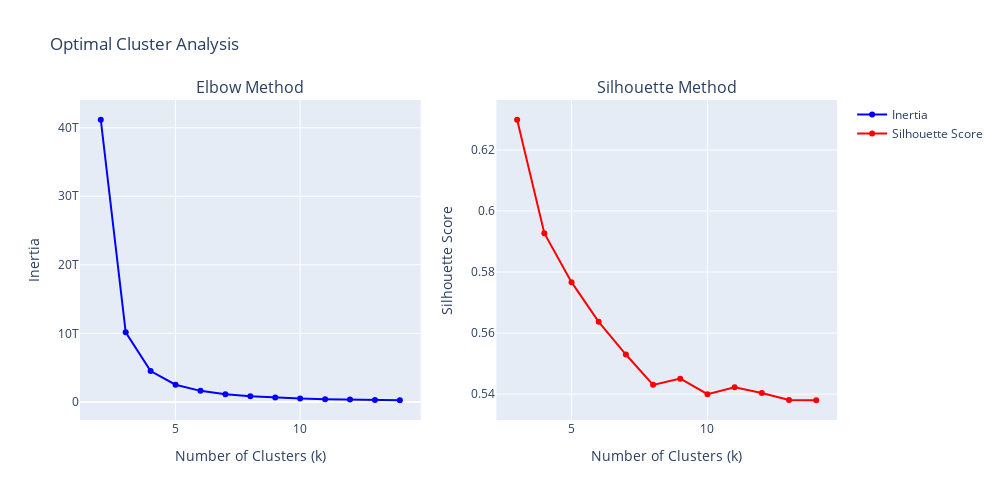

Notebook code for this chart:
### Code cell
# Creating subplots using plotly
fig = make_subplots(rows=1, cols=2, 
                   subplot_titles=('Elbow Method', 'Silhouette Method'))

# Add Elbow curve
fig.add_trace(
    go.Scatter(x=list(K[1:]), y=inertias, mode='lines+markers',
              name='Inertia', line=dict(color='blue')),
    row=1, col=1
)

# Add Silhouette curve
fig.add_trace(
    go.Scatter(x=list(K[2:]), y=silhouette_scores, mode='lines+markers',
              name='Silhouette Score', line=dict(color='red')),
    row=1, col=2
)

# Update layout
fig.update_layout(
    title_text="Optimal Cluster Analysis",
    showlegend=True,
    height=500,
    width=1000
)

# Update axes labels
fig.update_xaxes(title_text="Number of Clusters (k)", row=1, col=1)
fig.update_xaxes(title_text="Number of Clusters (k)", row=1, col=2)
fig.update_yaxes(title_text="Inertia", row=1, col=1)
fig.update_yaxes(title_text="Silhouette Score", row=1, col=2)

fig.show();

### Figure 1 — Plotly figure (JSON) as saved in the notebook; plotly's stock layout.template omitted (floating-point values rounded to 4 significant figures)
{"data": [{"line": {"color": "blue"}, "mode": "lines+markers", "name": "Inertia", "type": "scatter", "x": [2, 3, 4, 5, 6, 7, 8, 9, 10, 11, 12, 13, 14], "xaxis": "x", "y": [41160000000000.0, 10160000000000.0, 4500000000000.0, 2512000000000.0, 1615000000000.0, 1135000000000.0, 842700000000.0, 634400000000.0, 506200000000.0, 407200000000.0, 344400000000.0, 288800000000.0, 243900000000.0, 213900000000.0], "yaxis": "y"}, {"line": {"color": "red"}, "mode": "lines+markers", "name": "Silhouette Score", "type": "scatter", "x": [3, 4, 5, 6, 7, 8, 9, 10, 11, 12, 13, 14], "xaxis": "x2", "y": [0.6299, 0.5927, 0.5767, 0.5637, 0.553, 0.543, 0.5451, 0.54, 0.5423, 0.5404, 0.5381, 0.538, 0.5369], "yaxis": "y2"}], "layout": {"annotations": [{"font": {"size": 16}, "showarrow": false, "text": "Elbow Method", "x": 0.225, "xanchor": "center", "xref": "paper", "y": 1, "yanchor": "bottom", "yref": "paper"}, {"font": {"size": 16}, "showarrow": false, "text": "Silhouette Method", "x": 0.775, "xanchor": "center", "xref": "paper", "y": 1, "yanchor": "bottom", "yref": "paper"}], "height": 500, "showlegend": true, "title": {"text": "Optimal Cluster Analysis"}, "width": 1000, "xaxis": {"anchor": "y", "domain": [0, 0.45], "title": {"text": "Number of Clusters (k)"}}, "xaxis2": {"anchor": "y2", "domain": [0.55, 1], "title": {"text": "Number of Clusters (k)"}}, "yaxis": {"anchor": "x", "domain": [0, 1], "title": {"text": "Inertia"}}, "yaxis2": {"anchor": "x2", "domain": [0, 1], "title": {"text": "Silhouette Score"}}}}
